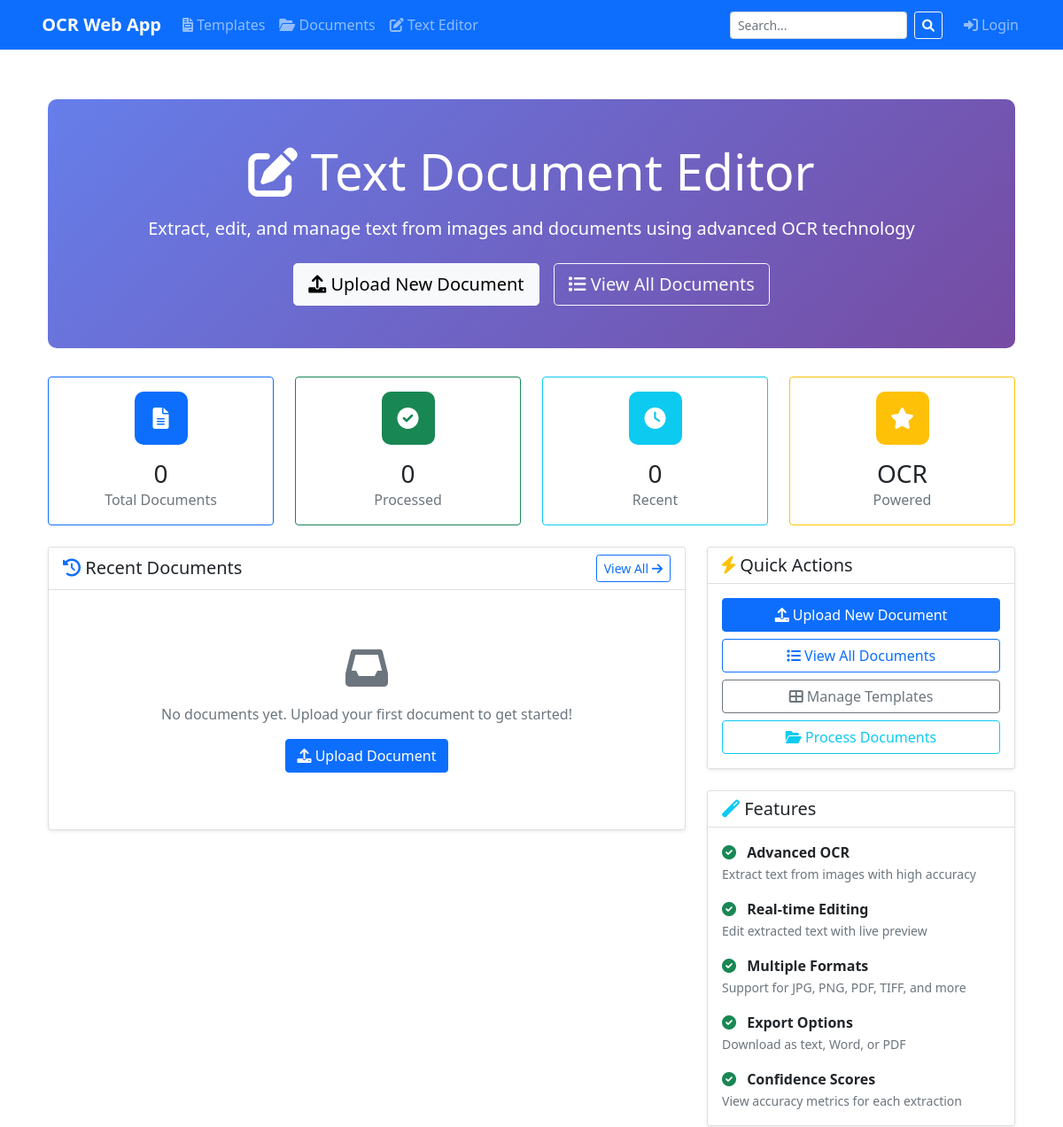
The page /editor/ (upper part) on the database as committed earlier.
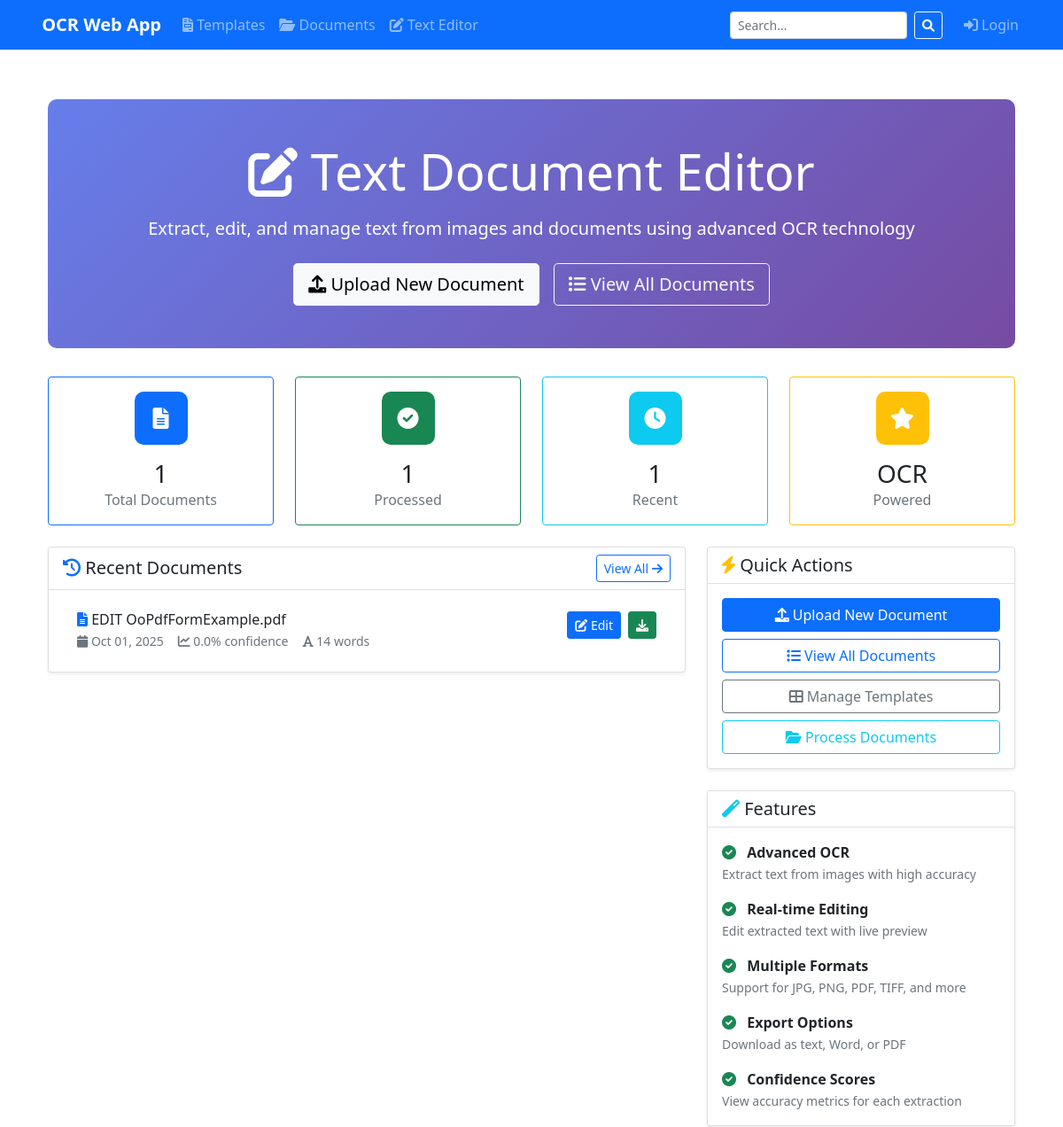
The same page on the database as committed later.
### editor/models.py (models this page shows, shortened)
class TextDocument(models.Model):
    PROCESSING_STATUS_CHOICES = [
        ('pending', 'Pending'),
        ('processing', 'Processing'),
        ('completed', 'Completed'),
        ('failed', 'Failed'),
    ]
    title = models.CharField(max_length=200)
    original_file = models.FileField(upload_to='uploads/editor/', blank=True, null=True)
    extracted_text = models.TextField(blank=True)
    confidence_score = models.FloatField(default=0.0)
    processing_status = models.CharField(
        max_length=20,
        choices=PROCESSING_STATUS_CHOICES,
        default='pending'
    )
    created_at = models.DateTimeField(default=timezone.now)
    updated_at = models.DateTimeField(auto_now=True)
    class Meta:
        ordering = ['-created_at']
        verbose_name = 'Text Document'
        verbose_name_plural = 'Text Documents'
    @property
    def word_count(self):
        return len(self.extracted_text.split()) if self.extracted_text else 0

### editor/views.py (the view)
# urls.py: path('', views.editor_home, name='editor_home'),
def editor_home(request):
    recent_documents = TextDocument.objects.order_by('-created_at')[:5]
    context = {
        'recent_documents': recent_documents,
        'total_documents': TextDocument.objects.count(),
    }
    return render(request, 'editor/editor_home.html', context)

### templates/editor/editor_home.html (shortened to what the changed rows need)
{% extends 'base/base.html' %}
{% load static %}
{% block content %}
<div class="container-fluid py-4">
    <div class="hero-section text-center">
        <h1 class="display-4 mb-3">
            <i class="fas fa-edit"></i> Text Document Editor
        </h1>
    </div>
    <div class="row g-4 mb-4">
        <div class="col-md-3">
            <div class="card stat-card border-primary h-100">
                <div class="card-body text-center">
                    <div class="feature-icon bg-primary text-white mx-auto mb-3">
                        <i class="fas fa-file-alt"></i>
                    </div>
                    <h3 class="mb-0">{{ total_documents }}</h3>
                    <p class="text-muted mb-0">Total Documents</p>
                </div>
            </div>
        </div>
        <div class="col-md-3">
            <div class="card stat-card border-success h-100">
                <div class="card-body text-center">
                    <div class="feature-icon bg-success text-white mx-auto mb-3">
                        <i class="fas fa-check-circle"></i>
                    </div>
                    <h3 class="mb-0">{{ total_documents }}</h3>
                    <p class="text-muted mb-0">Processed</p>
                </div>
            </div>
        </div>
        <div class="col-md-3">
            <div class="card stat-card border-info h-100">
                <div class="card-body text-center">
                    <div class="feature-icon bg-info text-white mx-auto mb-3">
                        <i class="fas fa-clock"></i>
                    </div>
                    <h3 class="mb-0">{{ recent_documents|length }}</h3>
                    <p class="text-muted mb-0">Recent</p>
                </div>
            </div>
        </div>
    </div>
    <div class="row">
        <div class="col-lg-8">
            <div class="card shadow-sm mb-4">
                <div class="card-body">
                    {% if recent_documents %}
                        <div class="list-group list-group-flush">
                            {% for document in recent_documents %}
                            <div class="list-group-item recent-document">
                                <div class="d-flex justify-content-between align-items-start">
                                    <div class="flex-grow-1">
                                        <h6 class="mb-1">
                                            <i class="fas fa-file-alt text-primary"></i>
                                            {{ document.title }}
                                        </h6>
                                        <div class="d-flex gap-3 text-muted small">
                                            <span>
                                                <i class="fas fa-calendar"></i>
                                                {{ document.created_at|date:"M d, Y" }}
                                            </span>
                                            <span>
                                                <i class="fas fa-chart-line"></i>
                                                {{ document.confidence_score|floatformat:1 }}% confidence
                                            </span>
                                            <span>
                                                <i class="fas fa-font"></i>
                                                {{ document.word_count }} words
                                            </span>
                                        </div>
                                    </div>
                                    <div class="d-flex gap-2">
                                        <a href="{% url 'editor:edit_text_document' document.id %}"
                                           class="btn btn-sm btn-primary">
                                            <i class="fas fa-edit"></i> Edit
                                        </a>
                                        <a href="{% url 'editor:export_text_document' document.id %}"
                                           class="btn btn-sm btn-success">
                                            <i class="fas fa-download"></i>
                                        </a>
                                    </div>
                                </div>
                            </div>
                            {% endfor %}
                        </div>
                    {% else %}
                        <div class="text-center py-5">
                            <i class="fas fa-inbox fa-3x text-muted mb-3"></i>
                            <p class="text-muted">No documents yet. Upload your first document to get started!</p>
                            <a href="{% url 'editor:upload_text_document' %}" class="btn btn-primary">
                                <i class="fas fa-upload"></i> Upload Document
                            </a>
                        </div>
                    {% endif %}
                </div>
            </div>
        </div>
    </div>
</div>
{% endblock %}

Rows that differ between the two databases and show on the page:
added TextDocument: title "EDIT OoPdfFormExample.pdf", created_at "Oct 01, 2025", confidence_score "0.0", word_count "14"
Other text that changed with them:
{{ total_documents }}: "0" → "1"
{{ recent_documents|length }}: "0" → "1"
text no longer shown: "No documents yet. Upload your first document to get started! Upload Document"
